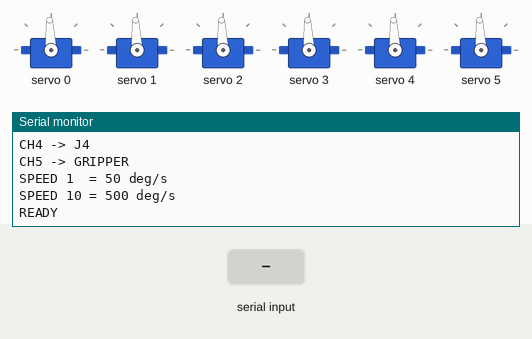
This sketch was run on a simulated Arduino Uno, built with avr-gcc and run on an emulated ATmega328P. Parts: 6 × servo, the last lines printed to the serial monitor. The inputs (shaded band) are chosen by the test bench.

Above: at 1.4 s.
1.5 s: "HOME\n" received over Serial
At 2.5 s:
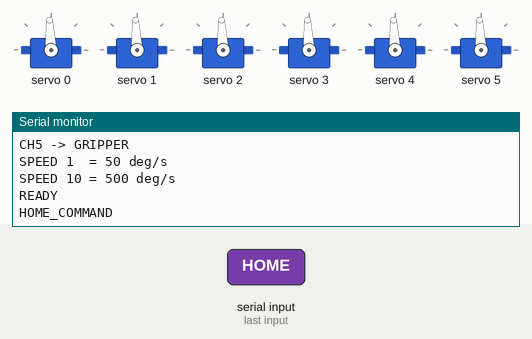
3.0 s: "STOP\n" received over Serial
At 3.6 s:
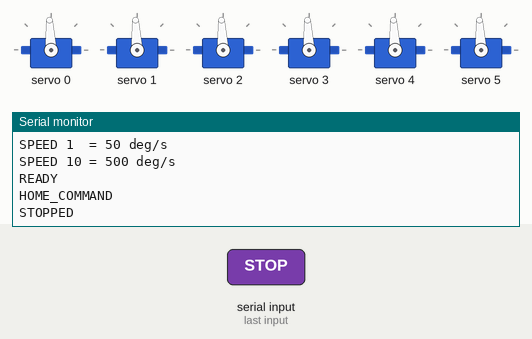
4.5 s: "P\n" received over Serial
At 5.6 s:
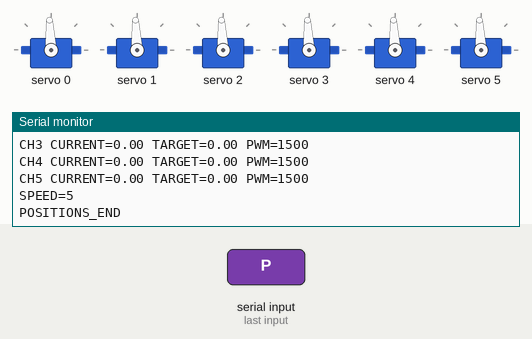

The sketch:

robot_2_ardunio_code.ino
```cpp
#include <Wire.h>
#include <Adafruit_PWMServoDriver.h>
#include <stdlib.h>
#include <string.h>
#include <math.h>

// ============================================================
// ROBOT 2
// Arduino UNO + 16-Channel I2C Servo Driver
//
// ROS2 UART NODE — UNCHANGED
//
// RECEIVED COMMANDS:
//
// J,channel,angle
// S,speed
// HOME
// STOP
//
// CHANNELS:
//
// CH0 -> BASE
// CH1 -> J1
// CH2 -> J2
// CH3 -> J3
// CH4 -> J4
// CH5 -> GRIPPER
// ============================================================


// ============================================================
// PCA9685
// ============================================================

#define PCA9685_ADDR 0x40

Adafruit_PWMServoDriver pwm(PCA9685_ADDR);


// ============================================================
// SERVO CHANNELS
// ============================================================

#define CH_BASE       0
#define CH_J1         1
#define CH_J2         2
#define CH_J3         3
#define CH_J4         4
#define CH_GRIPPER    5

#define NUM_SERVOS    6


// ============================================================
// SERVO PWM SETTINGS
// ============================================================

#define SERVO_FREQ    50

#define MIN_US        500
#define MAX_US        2500
#define CENTER_US     1500


// ============================================================
// SERIAL SETTINGS
// ============================================================

#define SERIAL_BAUD 115200

#define SERIAL_BUFFER_SIZE 64

char serialBuffer[SERIAL_BUFFER_SIZE];

uint8_t serialIndex = 0;


// ============================================================
// MOTION SETTINGS
// ============================================================

// Motion update every 5 ms

#define MOTION_UPDATE_MS 5

unsigned long lastMotionUpdate = 0;


// ============================================================
// SPEED SETTINGS
// ============================================================
//
// ROS2 sends:
//
// S,1
// S,2
// ...
// S,10
//
// Actual angular velocity:
//
// 1  = 50 deg/s
// 2  = 100 deg/s
// 3  = 150 deg/s
// 4  = 200 deg/s
// 5  = 250 deg/s
// 6  = 300 deg/s
// 7  = 350 deg/s
// 8  = 400 deg/s
// 9  = 450 deg/s
// 10 = 500 deg/s
//
// ============================================================

int motionSpeed = 5;
int gripperSpeed = 5;

float speedDegPerSec[11] =
{
  0.0,
  50.0,
  100.0,
  150.0,
  200.0,
  250.0,
  300.0,
  350.0,
  400.0,
  450.0,
  500.0
};


// ============================================================
// CURRENT SERVO ANGLES
// ============================================================

float currentAngle[NUM_SERVOS] =
{
  0.0,
  0.0,
  0.0,
  0.0,
  0.0,
  0.0
};


// ============================================================
// TARGET SERVO ANGLES
// ============================================================

float targetAngle[NUM_SERVOS] =
{
  0.0,
  0.0,
  0.0,
  0.0,
  0.0,
  0.0
};


// ============================================================
// CURRENT PWM
// ============================================================

int currentPulse[NUM_SERVOS] =
{
  CENTER_US,
  CENTER_US,
  CENTER_US,
  CENTER_US,
  CENTER_US,
  CENTER_US
};


// ============================================================
// MOTION ENABLE
// ============================================================

bool motionEnabled = true;


// ============================================================
// ANGLE → PWM MICROSECONDS
// ============================================================

int angleToPulse(float angle)
{
  angle = constrain(
    angle,
    -180.0,
    180.0
  );

  float pulse =
    CENTER_US +
    (angle * 1000.0 / 180.0);

  pulse = constrain(
    pulse,
    MIN_US,
    MAX_US
  );

  return (int)round(pulse);
}


// ============================================================
// MICROSECONDS → PCA9685 COUNTS
// ============================================================

uint16_t pulseToCounts(int pulse_us)
{
  // 50 Hz
  // Period = 20,000 us
  // PCA9685 = 4096 counts

  return (uint16_t)(
    ((long)pulse_us * 4096L) / 20000L
  );
}


// ============================================================
// WRITE SERVO PWM
// ============================================================

void writeServoPWM(
  uint8_t channel,
  float angle
)
{
  if (channel >= NUM_SERVOS)
    return;

  int pulse =
    angleToPulse(angle);

  uint16_t counts =
    pulseToCounts(pulse);

  pwm.setPWM(
    channel,
    0,
    counts
  );

  currentPulse[channel] =
    pulse;
}


// ============================================================
// SET TARGET ANGLE
// ============================================================
//
// IMPORTANT:
//
// This function ONLY changes the target.
//
// It does NOT print anything to Serial.
//
// This is important because ROS2 continuously sends
// J commands and the Arduino does not need to send
// a response for every J command.
//
// ============================================================

void setServoTarget(
  uint8_t channel,
  float angle
)
{
  if (channel >= NUM_SERVOS)
    return;


  // General servo range

  angle = constrain(
    angle,
    -180.0,
    180.0
  );


  targetAngle[channel] =
    angle;


  // New command enables motion

  motionEnabled = true;
}


// ============================================================
// UPDATE MOTION
// ============================================================
//
// Non-blocking.
//
// Every 5 ms the current angle moves toward the target.
//
// New ROS2 commands can arrive at any time.
//
// No command queue is created.
//
// The newest target always replaces the previous target.
//
// ============================================================

void updateMotion()
{
  if (!motionEnabled)
    return;


  unsigned long now =
    millis();


  if (
    now - lastMotionUpdate <
    MOTION_UPDATE_MS
  )
  {
    return;
  }


  lastMotionUpdate =
    now;


  // 5 ms = 0.005 seconds

  float dt =
    MOTION_UPDATE_MS / 1000.0;

  for (
    uint8_t channel = 0;
    channel < NUM_SERVOS;
    channel++
  )
  {
    float channelSpeed = (channel == CH_GRIPPER) ? speedDegPerSec[gripperSpeed] : speedDegPerSec[motionSpeed];
    float step = channelSpeed * dt;

    float difference =
      targetAngle[channel] -
      currentAngle[channel];


    // --------------------------------------------------------
    // Already at target
    // --------------------------------------------------------

    if (
      fabs(difference) < 0.01
    )
    {
      currentAngle[channel] =
        targetAngle[channel];

      continue;
    }


    // --------------------------------------------------------
    // Positive direction
    // --------------------------------------------------------

    if (difference > 0.0)
    {
      if (difference <= step)
      {
        currentAngle[channel] =
          targetAngle[channel];
      }
      else
      {
        currentAngle[channel] +=
          step;
      }
    }


    // --------------------------------------------------------
    // Negative direction
    // --------------------------------------------------------

    else
    {
      if (-difference <= step)
      {
        currentAngle[channel] =
          targetAngle[channel];
      }
      else
      {
        currentAngle[channel] -=
          step;
      }
    }


    // --------------------------------------------------------
    // Safety limits
    // --------------------------------------------------------

    currentAngle[channel] =
      constrain(
        currentAngle[channel],
        -180.0,
        180.0
      );


    // --------------------------------------------------------
    // Send PWM
    // --------------------------------------------------------

    writeServoPWM(
      channel,
      currentAngle[channel]
    );
  }
}


// ============================================================
// HOME
// ============================================================

void homePosition()
{
  for (
    uint8_t channel = 0;
    channel < NUM_SERVOS;
    channel++
  )
  {
    targetAngle[channel] =
      0.0;
  }

  motionEnabled = true;

  Serial.println(
    "HOME_COMMAND"
  );
}


// ============================================================
// STOP
// ============================================================

void stopMotion()
{
  // Freeze at current commanded position

  for (
    uint8_t channel = 0;
    channel < NUM_SERVOS;
    channel++
  )
  {
    targetAngle[channel] =
      currentAngle[channel];
  }


  motionEnabled = false;


  Serial.println(
    "STOPPED"
  );
}


// ============================================================
// PRINT POSITIONS
// ============================================================
//
// This is only used when manually sending P.
// It is NOT called for normal J commands.
//
// ============================================================

void printPositions()
{
  Serial.println();
  Serial.println(
    "POSITIONS"
  );


  for (
    uint8_t channel = 0;
    channel < NUM_SERVOS;
    channel++
  )
  {
    Serial.print("CH");
    Serial.print(channel);

    Serial.print(" CURRENT=");
    Serial.print(
      currentAngle[channel],
      2
    );

    Serial.print(" TARGET=");
    Serial.print(
      targetAngle[channel],
      2
    );

    Serial.print(" PWM=");
    Serial.println(
      currentPulse[channel]
    );
  }


  Serial.print(
    "SPEED="
  );

  Serial.println(
    motionSpeed
  );


  Serial.println(
    "POSITIONS_END"
  );
}


// ============================================================
// SPEED COMMAND
// ============================================================
//
// S,1
// S,2
// ...
// S,10
//
// ============================================================

void processSpeedCommand(
  char *command
)
{
  char *comma =
    strchr(
      command,
      ','
    );


  if (comma == NULL)
  {
    Serial.println(
      "ERROR,BAD_SPEED_FORMAT"
    );

    return;
  }


  int speed =
    atoi(
      comma + 1
    );


  speed =
    constrain(
      speed,
      1,
      10
    );


  motionSpeed =
    speed;


  // Only one short response when speed changes

  Serial.print(
    "SPEED,"
  );

  Serial.println(
    motionSpeed
  );
}


// ============================================================
// JOINT COMMAND
// ============================================================
//
// J,0,30
// J,1,-20
// J,2,45
// J,3,10
// J,4,-15
// J,5,-55
//
// ============================================================

void processJointCommand(
  char *command
)
{
  char *firstComma =
    strchr(
      command,
      ','
    );


  if (
    firstComma == NULL
  )
  {
    return;
  }


  char *secondComma =
    strchr(
      firstComma + 1,
      ','
    );


  if (
    secondComma == NULL
  )
  {
    return;
  }


  // Separate channel and angle

  *secondComma = '\0';


  int channel =
    atoi(
      firstComma + 1
    );


  float angle =
    atof(
      secondComma + 1
    );


  if (
    channel < 0 ||
    channel >= NUM_SERVOS
  )
  {
    return;
  }


  // Set target

  setServoTarget(
    channel,
    angle
  );
}


// ============================================================
// PROCESS COMMAND
// ============================================================

void processCommand(
  char *command
)
{
  // ----------------------------------------------------------
  // Remove leading spaces
  // ----------------------------------------------------------

  while (
    *command == ' ' ||
    *command == '\t'
  )
  {
    command++;
  }


  // ----------------------------------------------------------
  // Remove trailing spaces
  // ----------------------------------------------------------

  int len =
    strlen(command);


  while (
    len > 0 &&
    (
      command[len - 1] == ' ' ||
      command[len - 1] == '\t'
    )
  )
  {
    command[len - 1] =
      '\0';

    len--;
  }


  if (len == 0)
    return;


  // ----------------------------------------------------------
  // HOME
  // ----------------------------------------------------------

  if (
    strcmp(command, "HOME") == 0 ||
    strcmp(command, "H") == 0
  )
  {
    homePosition();
    return;
  }


  // ----------------------------------------------------------
  // STOP
  // ----------------------------------------------------------

  if (
    strcmp(command, "STOP") == 0
  )
  {
    stopMotion();
    return;
  }


  // ----------------------------------------------------------
  // PRINT
  // ----------------------------------------------------------

  if (
    strcmp(command, "P") == 0
  )
  {
    printPositions();
    return;
  }


  // ----------------------------------------------------------
  // GRIPPER SPEED
  // ----------------------------------------------------------

  if (
    strncmp(command, "SG,", 3) == 0
  )
  {
    char *comma = strchr(command, ',');
    if (comma != NULL) {
      gripperSpeed = constrain(atoi(comma + 1), 1, 10);
      Serial.print("GRIPPER_SPEED,");
      Serial.println(gripperSpeed);
    }
    return;
  }

  // ----------------------------------------------------------
  // SPEED
  // ----------------------------------------------------------

  if (
    strncmp(command, "S,", 2) == 0
  )
  {
    processSpeedCommand(
      command
    );

    return;
  }


  // ----------------------------------------------------------
  // JOINT
  // ----------------------------------------------------------

  if (
    strncmp(command, "J,", 2) == 0
  )
  {
    processJointCommand(
      command
    );

    return;
  }
}


// ============================================================
// SERIAL RECEIVER
// ============================================================
//
// Fixed character buffer.
//
// No Arduino String.
//
// This prevents dynamic memory allocation/fragmentation.
//
// ============================================================

void readSerial()
{
  while (
    Serial.available() > 0
  )
  {
    char c =
      Serial.read();


    // --------------------------------------------------------
    // End of command
    // --------------------------------------------------------

    if (
      c == '\n' ||
      c == '\r'
    )
    {
      if (
        serialIndex > 0
      )
      {
        serialBuffer[
          serialIndex
        ] = '\0';


        processCommand(
          serialBuffer
        );


        serialIndex = 0;
      }
    }


    // --------------------------------------------------------
    // Store character
    // --------------------------------------------------------

    else
    {
      if (
        serialIndex <
        SERIAL_BUFFER_SIZE - 1
      )
      {
        serialBuffer[
          serialIndex++
        ] = c;
      }
      else
      {
        // Reset buffer if command is too long

        serialIndex = 0;

        Serial.println(
          "ERROR,BUFFER_OVERFLOW"
        );
      }
    }
  }
}


// ============================================================
// SETUP
// ============================================================

void setup()
{
  // ----------------------------------------------------------
  // SERIAL
  // ----------------------------------------------------------

  Serial.begin(
    SERIAL_BAUD
  );


  // ----------------------------------------------------------
  // I2C
  // ----------------------------------------------------------

  Wire.begin();

  // Fast I2C

  Wire.setClock(
    400000L
  );


  // ----------------------------------------------------------
  // PCA9685
  // ----------------------------------------------------------

  pwm.begin();

  pwm.setPWMFreq(
    SERVO_FREQ
  );


  delay(100);


  // ----------------------------------------------------------
  // INITIALIZE ALL SERVOS
  // ----------------------------------------------------------

  for (
    uint8_t channel = 0;
    channel < NUM_SERVOS;
    channel++
  )
  {
    currentAngle[channel] =
      0.0;

    targetAngle[channel] =
      0.0;

    currentPulse[channel] =
      CENTER_US;


    writeServoPWM(
      channel,
      0.0
    );

    delay(20);
  }


  // ----------------------------------------------------------
  // CLEAR SERIAL BUFFER
  // ----------------------------------------------------------

  while (
    Serial.available() > 0
  )
  {
    Serial.read();
  }


  serialIndex = 0;


  // ----------------------------------------------------------
  // STARTUP MESSAGE
  // ----------------------------------------------------------

  Serial.println();

  Serial.println(
    "========================================"
  );

  Serial.println(
    " ROBOT 2 - ARDUINO UNO"
  );

  Serial.println(
    " 16-CHANNEL SERVO DRIVER"
  );

  Serial.println(
    "========================================"
  );

  Serial.println();

  Serial.println(
    "UART: 115200"
  );

  Serial.println(
    "I2C: 400 kHz"
  );

  Serial.println(
    "PCA9685: 0x40"
  );

  Serial.println(
    "Servo PWM: 50 Hz"
  );

  Serial.println(
    "PWM: 500 - 2500 us"
  );

  Serial.println(
    "CENTER: 1500 us"
  );

  Serial.println();

  Serial.println(
    "CH0 -> BASE"
  );

  Serial.println(
    "CH1 -> J1"
  );

  Serial.println(
    "CH2 -> J2"
  );

  Serial.println(
    "CH3 -> J3"
  );

  Serial.println(
    "CH4 -> J4"
  );

  Serial.println(
    "CH5 -> GRIPPER"
  );

  Serial.println();

  Serial.println(
    "SPEED 1  = 50 deg/s"
  );

  Serial.println(
    "SPEED 10 = 500 deg/s"
  );

  Serial.println();

  Serial.println(
    "READY"
  );
}


// ============================================================
// LOOP
// ============================================================

void loop()
{
  // Receive ROS2 commands continuously

  readSerial();


  // Update servo positions continuously

  updateMotion();
}
```

Measured:
- after the input at 1.5 s, the serial monitor: prints a new line at once (image 1)
- after the input at 3.0 s, the serial monitor: prints a new line at once (image 2)
- after the input at 4.5 s, the serial monitor: prints a new line at once (image 3)
